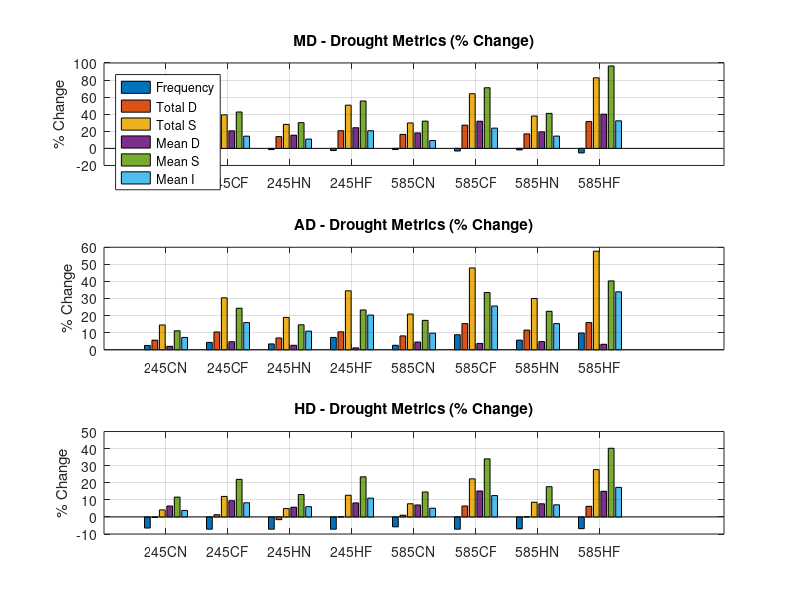

Write the MATLAB code that produced this figure. (Note: this script raises an error after producing the figure.)
%% 
% Define scenarios
scenarios = {'245CN','245CF','245HN','245HF','585CN','585CF','585HN','585HF'};

% Define metrics
metrics = {'Frequency','Total D','Total S','Mean D','Mean S','Mean I'};

% Define data for MD, AD, HD (each 6x8 matrix of % changes)
MD = [ ...
    -1.5 -1.4 -1.4 -2.5 -1.4 -3.1 -1.8 -5.3;
    12.2 18.3 13.8 20.7 16.4 27.2 17.0 31.4;
    22.9 39.3 28.1 50.6 29.8 64.0 37.9 82.6;
    13.9 20.6 15.4 24.2 18.1 31.8 19.4 40.1;
    24.9 42.6 30.1 55.5 31.9 71.0 41.0 96.5;
    8.4  14.3 10.9 20.7 9.2  23.7 14.4 32.3];

AD = [ ...
     2.5  4.3  3.4  7.2  2.6  8.8  5.6  9.8;
     5.6 10.4  6.9 10.5  8.1 15.3 11.5 15.9;
    14.5 30.4 18.9 34.5 20.9 47.9 30.0 57.7;
     2.0  4.7  2.6  1.1  4.5  3.7  4.8  3.2;
    11.1 24.3 14.6 23.3 17.2 33.5 22.5 40.3;
     7.2 15.9 10.9 20.3 9.7 25.6 15.3 33.9];

HD = [ ...
    -6.5 -7.2 -7.2 -7.2 -5.8 -7.2 -7.0 -6.9;
    -0.3  1.3 -1.6  0.1  1.0  6.4  0.1  6.2;
     4.1 12.0  4.9 12.7  7.7 22.3  8.6 27.7;
     6.4  9.5  5.7  8.2  7.0 15.2  7.7 15.0;
    11.6 22.0 13.1 23.5 14.6 34.0 17.7 40.2;
     3.8  8.3  6.0 11.0  5.1 12.5  7.1 17.3];

% Plot
figure;
categories = {'MD','AD','HD'};
data = {MD, AD, HD};

for i = 1:3
    subplot(3,1,i)
    bar(data{i}', 'grouped')  % transpose so each group is a scenario
    title([categories{i} ' - Drought Metrics (% Change)'])
    ylabel('% Change')
%     ylim([-10 100])  % adjust as needed
    xticks(1:8)
    xticklabels(scenarios)
    if i==1
        legend(metrics, 'Location','northwest')
    end
    grid on
end

% sgtitle('Drought Statistics across Scenarios')







%% output the plot

fig = gcf;
fig.PaperUnits = 'inches';

% fig.PaperPosition = [0 0 17.7 8];
fig.PaperPosition = [0 0 7 12];
print('ScreenSizeFigure', '-dpng', '-r300')
